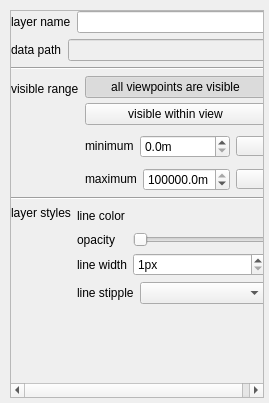
<?xml version="1.0" encoding="UTF-8"?>
<ui version="4.0">
 <class>CEarthLineLayerPropertyWgt</class>
 <widget class="QWidget" name="CEarthLineLayerPropertyWgt">
  <property name="geometry">
   <rect>
    <x>0</x>
    <y>0</y>
    <width>269</width>
    <height>403</height>
   </rect>
  </property>
  <property name="windowTitle">
   <string>CEarthLineLayerPropertyWgt</string>
  </property>
  <property name="styleSheet">
   <string notr="true"/>
  </property>
  <layout class="QVBoxLayout" name="verticalLayout_6">
   <property name="spacing">
    <number>0</number>
   </property>
   <property name="leftMargin">
    <number>10</number>
   </property>
   <property name="topMargin">
    <number>10</number>
   </property>
   <property name="rightMargin">
    <number>5</number>
   </property>
   <property name="bottomMargin">
    <number>5</number>
   </property>
   <item>
    <widget class="QScrollArea" name="scrollArea">
     <property name="widgetResizable">
      <bool>true</bool>
     </property>
     <widget class="QWidget" name="scrollAreaWidgetContents">
      <property name="geometry">
       <rect>
        <x>0</x>
        <y>0</y>
        <width>281</width>
        <height>369</height>
       </rect>
      </property>
      <layout class="QVBoxLayout" name="verticalLayout">
       <property name="spacing">
        <number>6</number>
       </property>
       <property name="leftMargin">
        <number>0</number>
       </property>
       <property name="topMargin">
        <number>0</number>
       </property>
       <property name="rightMargin">
        <number>5</number>
       </property>
       <property name="bottomMargin">
        <number>5</number>
       </property>
       <item>
        <layout class="QHBoxLayout" name="horizontalLayout_3">
         <item>
          <widget class="QLabel" name="Lbl_layerName_2">
           <property name="sizePolicy">
            <sizepolicy hsizetype="Preferred" vsizetype="Preferred">
             <horstretch>0</horstretch>
             <verstretch>0</verstretch>
            </sizepolicy>
           </property>
           <property name="maximumSize">
            <size>
             <width>16777215</width>
             <height>16777215</height>
            </size>
           </property>
           <property name="text">
            <string>layer name</string>
           </property>
           <property name="alignment">
            <set>Qt::AlignLeading|Qt::AlignLeft|Qt::AlignVCenter</set>
           </property>
          </widget>
         </item>
         <item>
          <widget class="QLineEdit" name="pLayerNameEdit">
           <property name="sizePolicy">
            <sizepolicy hsizetype="Expanding" vsizetype="Fixed">
             <horstretch>0</horstretch>
             <verstretch>0</verstretch>
            </sizepolicy>
           </property>
           <property name="minimumSize">
            <size>
             <width>0</width>
             <height>0</height>
            </size>
           </property>
           <property name="maximumSize">
            <size>
             <width>16777215</width>
             <height>16777215</height>
            </size>
           </property>
           <property name="contextMenuPolicy">
            <enum>Qt::NoContextMenu</enum>
           </property>
          </widget>
         </item>
        </layout>
       </item>
       <item>
        <layout class="QHBoxLayout" name="horizontalLayout_10">
         <property name="spacing">
          <number>6</number>
         </property>
         <property name="sizeConstraint">
          <enum>QLayout::SetDefaultConstraint</enum>
         </property>
         <item>
          <widget class="QLabel" name="Lbl_layerPath_2">
           <property name="minimumSize">
            <size>
             <width>0</width>
             <height>0</height>
            </size>
           </property>
           <property name="maximumSize">
            <size>
             <width>16777215</width>
             <height>16777215</height>
            </size>
           </property>
           <property name="layoutDirection">
            <enum>Qt::LeftToRight</enum>
           </property>
           <property name="text">
            <string>data path</string>
           </property>
           <property name="alignment">
            <set>Qt::AlignLeading|Qt::AlignLeft|Qt::AlignVCenter</set>
           </property>
          </widget>
         </item>
         <item>
          <widget class="QLineEdit" name="pLayerPathEdit">
           <property name="enabled">
            <bool>false</bool>
           </property>
           <property name="minimumSize">
            <size>
             <width>0</width>
             <height>0</height>
            </size>
           </property>
           <property name="maximumSize">
            <size>
             <width>16777215</width>
             <height>16777215</height>
            </size>
           </property>
           <property name="contextMenuPolicy">
            <enum>Qt::NoContextMenu</enum>
           </property>
           <property name="readOnly">
            <bool>true</bool>
           </property>
          </widget>
         </item>
        </layout>
       </item>
       <item>
        <widget class="Line" name="line">
         <property name="orientation">
          <enum>Qt::Horizontal</enum>
         </property>
        </widget>
       </item>
       <item>
        <layout class="QHBoxLayout" name="horizontalLayout_4">
         <item>
          <layout class="QVBoxLayout" name="verticalLayout_3">
           <item>
            <widget class="QLabel" name="Lbl_visualAngle_2">
             <property name="text">
              <string>visible range</string>
             </property>
            </widget>
           </item>
           <item>
            <spacer name="verticalSpacer_2">
             <property name="orientation">
              <enum>Qt::Vertical</enum>
             </property>
             <property name="sizeType">
              <enum>QSizePolicy::Fixed</enum>
             </property>
             <property name="sizeHint" stdset="0">
              <size>
               <width>10</width>
               <height>90</height>
              </size>
             </property>
            </spacer>
           </item>
          </layout>
         </item>
         <item>
          <layout class="QVBoxLayout" name="verticalLayout_12">
           <property name="spacing">
            <number>10</number>
           </property>
           <item>
            <layout class="QVBoxLayout" name="verticalLayout_5">
             <property name="spacing">
              <number>5</number>
             </property>
             <item>
              <widget class="QPushButton" name="pAllVisiblePushBtn">
               <property name="contextMenuPolicy">
                <enum>Qt::NoContextMenu</enum>
               </property>
               <property name="text">
                <string>all viewpoints are visible</string>
               </property>
               <property name="checkable">
                <bool>true</bool>
               </property>
               <property name="checked">
                <bool>true</bool>
               </property>
               <property name="autoExclusive">
                <bool>true</bool>
               </property>
              </widget>
             </item>
             <item>
              <widget class="QPushButton" name="pDotVisiblePushBtn">
               <property name="text">
                <string>visible within view</string>
               </property>
               <property name="checkable">
                <bool>true</bool>
               </property>
               <property name="checked">
                <bool>false</bool>
               </property>
               <property name="autoExclusive">
                <bool>true</bool>
               </property>
              </widget>
             </item>
            </layout>
           </item>
           <item>
            <layout class="QHBoxLayout" name="horizontalLayout_13" stretch="0,1,0">
             <item>
              <widget class="QLabel" name="pMinRangeLabel">
               <property name="sizePolicy">
                <sizepolicy hsizetype="Preferred" vsizetype="Fixed">
                 <horstretch>0</horstretch>
                 <verstretch>0</verstretch>
                </sizepolicy>
               </property>
               <property name="minimumSize">
                <size>
                 <width>0</width>
                 <height>20</height>
                </size>
               </property>
               <property name="text">
                <string>minimum</string>
               </property>
              </widget>
             </item>
             <item>
              <widget class="QDoubleSpinBox" name="pMinVisibleRangeSpx">
               <property name="contextMenuPolicy">
                <enum>Qt::NoContextMenu</enum>
               </property>
               <property name="suffix">
                <string>m</string>
               </property>
               <property name="decimals">
                <number>1</number>
               </property>
               <property name="maximum">
                <double>500000000.000000000000000</double>
               </property>
               <property name="singleStep">
                <double>0.100000000000000</double>
               </property>
              </widget>
             </item>
             <item>
              <widget class="QToolButton" name="pMinToolBtn">
               <property name="minimumSize">
                <size>
                 <width>30</width>
                 <height>20</height>
                </size>
               </property>
               <property name="maximumSize">
                <size>
                 <width>30</width>
                 <height>20</height>
                </size>
               </property>
               <property name="text">
                <string/>
               </property>
              </widget>
             </item>
            </layout>
           </item>
           <item>
            <layout class="QHBoxLayout" name="horizontalLayout_14" stretch="0,1,0">
             <item>
              <widget class="QLabel" name="pMaxRangeLabel">
               <property name="sizePolicy">
                <sizepolicy hsizetype="Preferred" vsizetype="Fixed">
                 <horstretch>0</horstretch>
                 <verstretch>0</verstretch>
                </sizepolicy>
               </property>
               <property name="minimumSize">
                <size>
                 <width>0</width>
                 <height>20</height>
                </size>
               </property>
               <property name="text">
                <string>maximum</string>
               </property>
              </widget>
             </item>
             <item>
              <widget class="QDoubleSpinBox" name="pMaxVisibleRangeSpx">
               <property name="contextMenuPolicy">
                <enum>Qt::NoContextMenu</enum>
               </property>
               <property name="suffix">
                <string>m</string>
               </property>
               <property name="decimals">
                <number>1</number>
               </property>
               <property name="maximum">
                <double>500000000.000000000000000</double>
               </property>
               <property name="singleStep">
                <double>0.100000000000000</double>
               </property>
               <property name="value">
                <double>500000000.000000000000000</double>
               </property>
              </widget>
             </item>
             <item>
              <widget class="QToolButton" name="pMaxToolBtn">
               <property name="minimumSize">
                <size>
                 <width>30</width>
                 <height>20</height>
                </size>
               </property>
               <property name="maximumSize">
                <size>
                 <width>30</width>
                 <height>20</height>
                </size>
               </property>
               <property name="text">
                <string/>
               </property>
              </widget>
             </item>
            </layout>
           </item>
          </layout>
         </item>
        </layout>
       </item>
       <item>
        <widget class="Line" name="line_2">
         <property name="orientation">
          <enum>Qt::Horizontal</enum>
         </property>
        </widget>
       </item>
       <item>
        <layout class="QHBoxLayout" name="horizontalLayout_9">
         <item>
          <layout class="QVBoxLayout" name="verticalLayout_2">
           <item>
            <widget class="QLabel" name="label">
             <property name="text">
              <string>layer styles</string>
             </property>
             <property name="alignment">
              <set>Qt::AlignLeading|Qt::AlignLeft|Qt::AlignTop</set>
             </property>
            </widget>
           </item>
          </layout>
         </item>
         <item>
          <layout class="QVBoxLayout" name="verticalLayout_4">
           <item>
            <layout class="QHBoxLayout" name="horizontalLayout_2">
             <item>
              <widget class="QLabel" name="Lbl_Font">
               <property name="minimumSize">
                <size>
                 <width>50</width>
                 <height>0</height>
                </size>
               </property>
               <property name="text">
                <string>line color</string>
               </property>
              </widget>
             </item>
             <item>
              <widget class="FxColorSelector" name="pLineColorWgt" native="true">
               <property name="sizePolicy">
                <sizepolicy hsizetype="Expanding" vsizetype="Preferred">
                 <horstretch>0</horstretch>
                 <verstretch>0</verstretch>
                </sizepolicy>
               </property>
               <property name="minimumSize">
                <size>
                 <width>0</width>
                 <height>20</height>
                </size>
               </property>
              </widget>
             </item>
            </layout>
           </item>
           <item>
            <layout class="QHBoxLayout" name="horizontalLayout_6">
             <item>
              <widget class="QLabel" name="Lbl_FontSize">
               <property name="minimumSize">
                <size>
                 <width>50</width>
                 <height>0</height>
                </size>
               </property>
               <property name="text">
                <string>opacity</string>
               </property>
              </widget>
             </item>
             <item>
              <widget class="CPercentSlider" name="pLineOpacitySlider">
               <property name="sizePolicy">
                <sizepolicy hsizetype="Expanding" vsizetype="Fixed">
                 <horstretch>0</horstretch>
                 <verstretch>0</verstretch>
                </sizepolicy>
               </property>
               <property name="minimumSize">
                <size>
                 <width>0</width>
                 <height>0</height>
                </size>
               </property>
               <property name="maximumSize">
                <size>
                 <width>16777215</width>
                 <height>16777215</height>
                </size>
               </property>
               <property name="orientation">
                <enum>Qt::Horizontal</enum>
               </property>
              </widget>
             </item>
            </layout>
           </item>
           <item>
            <layout class="QHBoxLayout" name="horizontalLayout_7">
             <item>
              <widget class="QLabel" name="Lbl_FontColor">
               <property name="minimumSize">
                <size>
                 <width>50</width>
                 <height>0</height>
                </size>
               </property>
               <property name="text">
                <string>line width</string>
               </property>
              </widget>
             </item>
             <item>
              <widget class="QSpinBox" name="pLineWidthSpx">
               <property name="sizePolicy">
                <sizepolicy hsizetype="Expanding" vsizetype="Fixed">
                 <horstretch>0</horstretch>
                 <verstretch>0</verstretch>
                </sizepolicy>
               </property>
               <property name="contextMenuPolicy">
                <enum>Qt::NoContextMenu</enum>
               </property>
               <property name="suffix">
                <string>px</string>
               </property>
               <property name="prefix">
                <string/>
               </property>
               <property name="minimum">
                <number>1</number>
               </property>
               <property name="maximum">
                <number>10</number>
               </property>
              </widget>
             </item>
            </layout>
           </item>
           <item>
            <layout class="QHBoxLayout" name="horizontalLayout">
             <item>
              <widget class="QLabel" name="label_9">
               <property name="minimumSize">
                <size>
                 <width>50</width>
                 <height>0</height>
                </size>
               </property>
               <property name="text">
                <string>line stipple</string>
               </property>
              </widget>
             </item>
             <item>
              <widget class="CPenStyleSelector" name="pLineTypeCBBox">
               <property name="sizePolicy">
                <sizepolicy hsizetype="Expanding" vsizetype="Fixed">
                 <horstretch>0</horstretch>
                 <verstretch>0</verstretch>
                </sizepolicy>
               </property>
              </widget>
             </item>
            </layout>
           </item>
          </layout>
         </item>
        </layout>
       </item>
       <item>
        <spacer name="verticalSpacer_3">
         <property name="orientation">
          <enum>Qt::Vertical</enum>
         </property>
         <property name="sizeHint" stdset="0">
          <size>
           <width>20</width>
           <height>4</height>
          </size>
         </property>
        </spacer>
       </item>
      </layout>
     </widget>
    </widget>
   </item>
  </layout>
 </widget>
 <layoutdefault spacing="6" margin="11"/>
 <customwidgets>
  <customwidget>
   <class>FxColorSelector</class>
   <extends>QWidget</extends>
   <header>FxColorPickerTool/FxColorSelector.h</header>
   <container>1</container>
  </customwidget>
  <customwidget>
   <class>CPercentSlider</class>
   <extends>QSlider</extends>
   <header>FxTransparentSlider/CPercentSlider.h</header>
  </customwidget>
  <customwidget>
   <class>CPenStyleSelector</class>
   <extends>QComboBox</extends>
   <header>FxPenStyleSelector/CPenStyleSelector.h</header>
  </customwidget>
 </customwidgets>
 <resources/>
 <connections/>
</ui>
